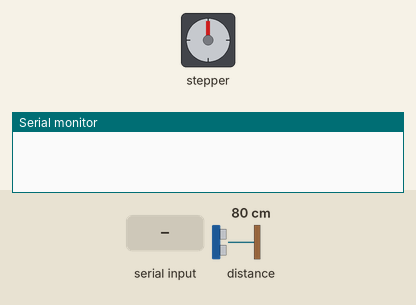
Recording of a sketch running on a simulated Arduino Uno, built with avr-gcc and run on an emulated ATmega328P. Shown: stepper motor, the last lines printed to the serial monitor. Inputs (shaded band) come from the test bench; at power-on: distance to the obstacle 80 cm. Stepper angles assume 4075 steps per turn.

Above: at 1.2 s.
1.3 s: "3" received over Serial
At 2.15 s:
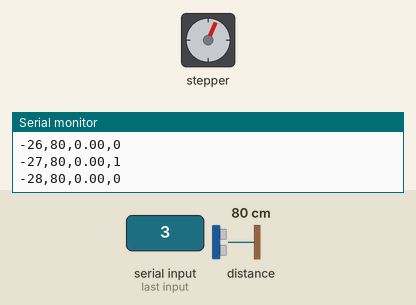
At 3.51 s:
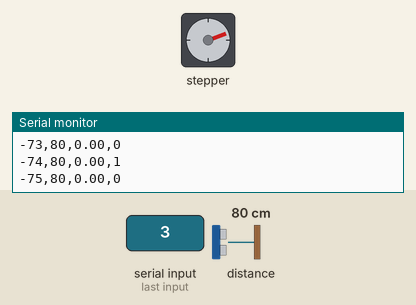
7.3 s: distance to the obstacle set to 2 cm
At 12.4 s:
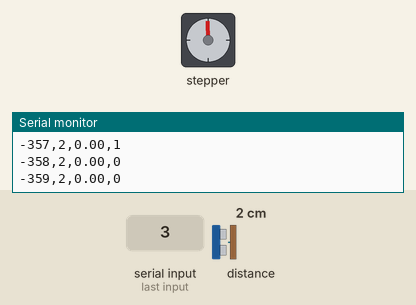
Timing chart, 0 to 13.9 s (numbered marks = the images above; inputs shaded):
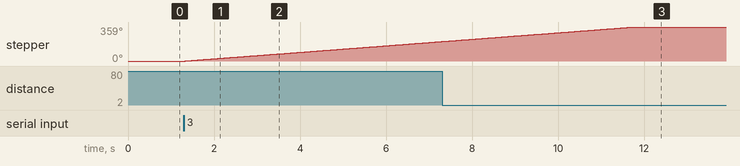

Measured:
- after the input at 1.3 s, stepper: keeps turning clockwise at about 35°/s, starting at once

The sketch:

Lidar_ROS_Test.ino
```cpp
#include <CustomStepper.h>
#include <Wire.h>
#include <LIDARLite.h>

// 4 pin Stepper setup
CustomStepper stepper(8, 9, 10, 11);
// Lidar setup
LIDARLite myLidarLite;

long dT;
long tNew, tOld;
float secondsPerDegree = 0;
int lastMotorPos = -1;
int lastSpeed = 0;

// Boolean for checking if a comand is done
boolean rotatedeg = false;

// Number of degrees stepper will turn per cycle set to 1 as default
int degree = 1;

// Number of degrees to turn, CMD will set this to CMD values.
int turn = 0;
int angle = 0;
int reading = 0;

// Directional boolan
boolean direc = false;

void setup()
{
  Serial.begin(115200);
  myLidarLite.begin();
  stepper.setRPM(12);
  stepper.setSPR(4075.7728395);
  stepper.isDone();
  stepper.setDirection(CW);
}

void loop()
{

//
  if(stepper.isDone()){
    rotatedeg = false;
  }

   char c;
   c = Serial.read();

   if(c == 'c'){
    stepper.setDirection(CCW);
    angle = 360;
    direc = false;
   }

   if(c == 'v'){
    stepper.setDirection(CW);
     angle = 0;
     direc = true;
   }

   if(c == '3'){
    rotatedeg = false;
    turn = 360;
   }


    tNew = millis();
    dT = (tNew - tOld);

    calculate_speed( angle, dT );


  if (stepper.isDone() && rotatedeg == false && turn > 0)
  {

    // Take a reading with the Lidar and store it in a 16bit unsigned integer
    reading = myLidarLite.distance();

        Serial.print(angle);
        Serial.print(",");
        Serial.print(reading);
        Serial.print(",");
        Serial.print(secondsPerDegree);
        Serial.print(",");
        Serial.print(dT);
        Serial.println();


    // Set number of degrees to turn in next cycle (default 1)
    stepper.rotateDegrees(degree);

    // Set rotateable
    rotatedeg = true;

    // Decrement degrees to go
    turn--;

      // Depending on direction either increment or decrement 'angle'
      if(direc == false){
        angle--;
      }else if(direc == true){
        angle++;
      }
   }

    tOld=tNew;
  stepper.run();
}

void calculate_speed( int p_position, int p_interval )
{
  int degreesTraveled;
  if ( p_position > lastMotorPos )
  {
   degreesTraveled = p_position - lastMotorPos;
  }
  else
  {
    degreesTraveled = p_position - lastMotorPos + 360;
  }
  lastMotorPos = p_position;
  float secsPerDeg = ( p_interval / 1000.0/*milliseconds*/ ) / degreesTraveled;
  secondsPerDegree = ( 0.9 * secondsPerDegree ) + ( 0.1 * secsPerDeg );
}
```
